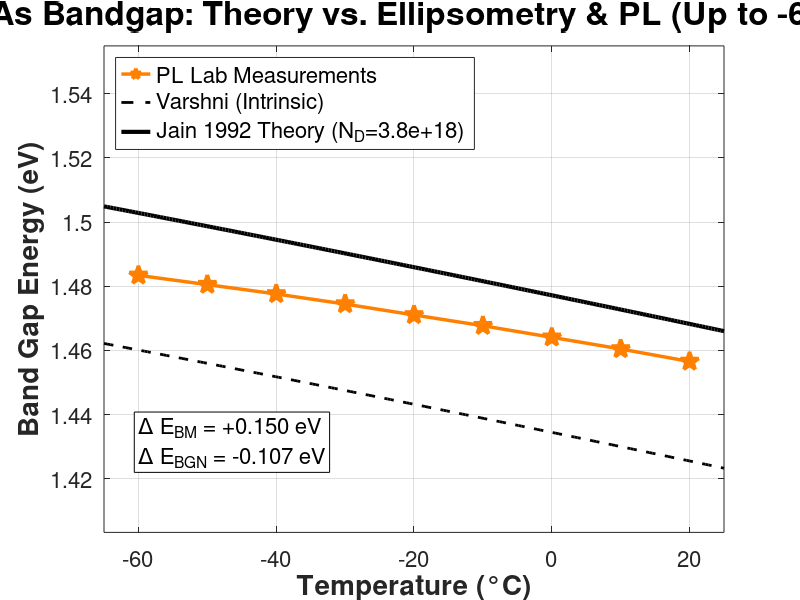

Recreate this plot in MATLAB.
% =========================================================================
% SCRIPT: Compare Multiple Measurement Days / Conditions (Bandgap Only)
% Compares Bandgap (Tauc) against Jain (1992) Theory down to -60 C
% Includes Hardcoded PL measurements (Converted from nm to eV).
% Comments: English Only
% =========================================================================
clear all; close all; clc;

%% --- 1. DEFINE FILES TO COMPARE ---
data_files = {'results_vacuum1.mat', 'results_nitro.mat', 'non_results.mat', 'results_nitro_vacuum.mat'};
run_labels = {'Vacuum 1', 'Nitrogen', 'Cooling Only', 'Vacuum + Nitro'};

% Colors exactly matching the noise analysis: Green, Red, Blue, Purple
colors  = {[0 0.7 0], [1 0 0], [0 0.4 1], [0.6 0 0.8]}; 
markers = {'o', '^', 'v', 'd'};
num_runs = length(data_files);

%% --- 2. INITIALIZE COMPARISON FIGURE ---
h_fig_eg = figure('Color', 'w', 'Name', 'Bandgap Comparison', 'units', 'normalized', 'outerposition', [0.2 0.1 0.6 0.7]);
hold on; grid on; box on;
set(gca, 'FontSize', 16); % Increased axis font for poster
xlabel('Temperature (°C)', 'FontSize', 20, 'FontWeight', 'bold'); 
ylabel('Band Gap Energy (eV)', 'FontSize', 20, 'FontWeight', 'bold'); 
title('GaAs Bandgap: Theory vs. Ellipsometry & PL (Up to -60°C)', 'FontSize', 24, 'FontWeight', 'bold');

%% --- 3. LOAD ELLIPSOMETRY DATA AND PLOT ---
loaded_n_doping = 3.8e18; % Default fallback value

for i = 1:num_runs
    if isfile(data_files{i})
        data = load(data_files{i});
        T = data.temps_C;
        Eg = data.extracted_Eg;
        if isfield(data, 'n_doping'), loaded_n_doping = data.n_doping; end
        
        valid_eg = ~isnan(Eg) & (T >= -60) & (T <= 25);
        
        set(0, 'CurrentFigure', h_fig_eg);
        if any(valid_eg)
            plot(T(valid_eg), Eg(valid_eg), ['-' markers{i}], 'Color', colors{i}, 'MarkerFaceColor', colors{i}, ...
                'MarkerSize', 10, 'DisplayName', run_labels{i}, 'LineWidth', 2);
        end
    else
        warning('File not found: %s', data_files{i});
    end
end

%% --- 4. HARDCODED PL MEASUREMENTS ---
% Actual experimental PL peak values from lab measurements
T_pl  = [20, 10, 0, -10, -20, -30, -40, -50, -60, -70, -80, -90, -100];
meas_Pk = [851.32, 849.05, 846.94, 844.86, 842.93, 840.99, 839.20, 837.55, 835.92, 834.4, 832.8, 831.1, 829.4];

% Convert PL peak wavelength (nm) to Energy (eV) using E = 1240 / lambda
Eg_pl = 1240 ./ meas_Pk;

% Ensure they are column vectors
T_pl = T_pl(:);
Eg_pl = Eg_pl(:);

% Filter to match the plot range (down to -60C)
valid_pl = ~isnan(Eg_pl) & (T_pl >= -60) & (T_pl <= 25);

set(0, 'CurrentFigure', h_fig_eg);
if any(valid_pl)
    % Plot PL with a distinct Pentagram (Star) marker and Orange color
    plot(T_pl(valid_pl), Eg_pl(valid_pl), '-p', 'Color', [1 0.5 0], 'MarkerFaceColor', [1 0.5 0], ...
        'MarkerSize', 14, 'DisplayName', 'PL Lab Measurements', 'LineWidth', 2.5);
end

%% --- 5. PLOT JAIN (1992) THEORY ---
set(0, 'CurrentFigure', h_fig_eg);
T_range = linspace(-65, 25, 200) + 273.15;

% Varshni Parameters for Intrinsic GaAs
Eg_0 = 1.519; alpha_v = 5.405e-4; beta_v = 204;
Eg_intrinsic = Eg_0 - (alpha_v .* T_range.^2) ./ (T_range + beta_v);

% Jain Corrections (Burstein-Moss & BGN)
m_e = 0.067; m_hh = 0.51; 
m_vc_star = (m_e * m_hh) / (m_e + m_hh) * 9.11e-31; 
Delta_BM = (( (1.054e-34)^2 / (2 * m_vc_star) ) * (3*pi^2 * loaded_n_doping*1e6)^(2/3)) / 1.602e-19; 
N_norm = loaded_n_doping / 1e18;
Delta_BGN = (62 * (N_norm)^(1/3) + 7.4 * (N_norm)^(1/4)) / 1000; 
Eg_theory = Eg_intrinsic + Delta_BM - Delta_BGN;

% Plot theory lines behind the scatter data
plot(T_range-273.15, Eg_intrinsic, '--k', 'LineWidth', 2, 'DisplayName', 'Varshni (Intrinsic)');
plot(T_range-273.15, Eg_theory, '-k', 'LineWidth', 3, 'DisplayName', sprintf('Jain 1992 Theory (N_D=%.1e)', loaded_n_doping));

% Text box for theory parameters
str_info = {
    sprintf('\\Delta E_{BM} = +%.3f eV', Delta_BM),
    sprintf('\\Delta E_{BGN} = -%.3f eV', Delta_BGN)
};
text(-60, min(Eg_intrinsic), str_info, 'FontSize', 16, 'BackgroundColor', 'w', 'EdgeColor', 'k', 'VerticalAlignment', 'bottom');

%% --- 6. FINALIZE FIGURE ---
set(0, 'CurrentFigure', h_fig_eg);
xlim([-65 25]); 

% Dynamically adjust Y-limits based on the theory and data range
min_y = min([Eg_intrinsic, min(Eg_pl(valid_pl))]) - 0.02;
max_y = max([Eg_theory, max(Eg_pl(valid_pl))]) + 0.05;
if isempty(max_y), max_y = 1.5; end % Fallback
ylim([min_y max_y]);

% Ensure the legend is properly placed and large enough for a poster
h_leg = legend('show');
set(h_leg, 'Location', 'northwest', 'FontSize', 16);
